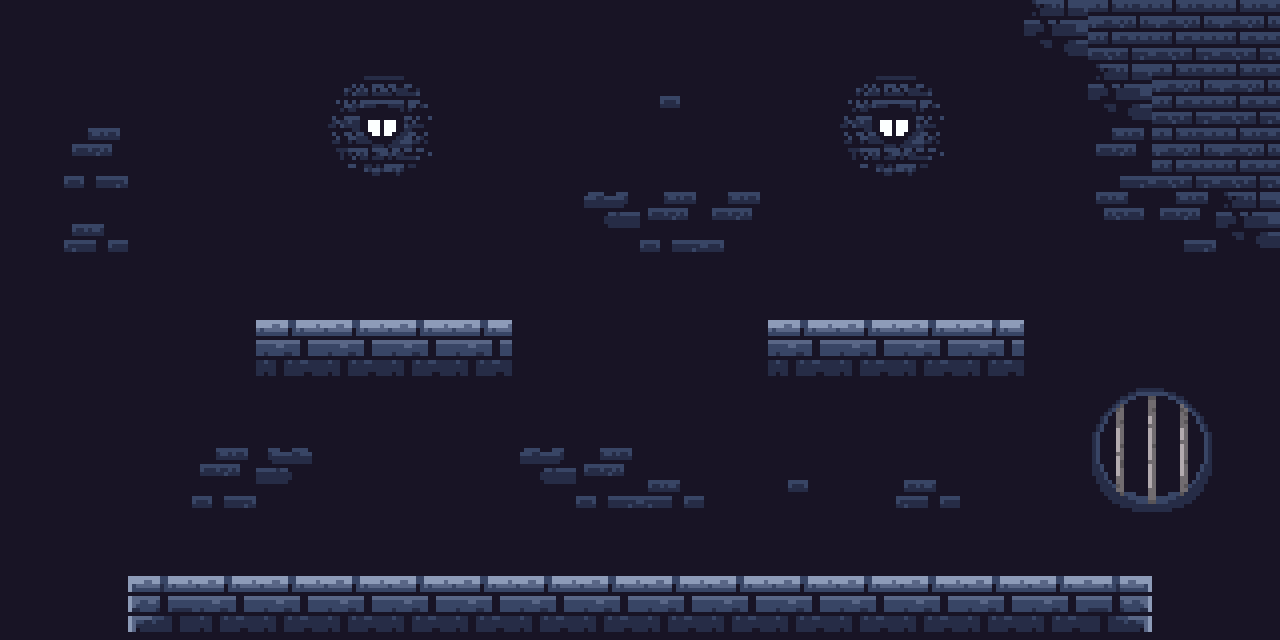

A level layout from a 2D game, rendered from its tile map. Below: a short description, then the map file with its tile-grid data intact:
An orthogonal 20x10 tile map with 64x64 px tiles, 2 tile layers (Background, Ground), 2 tilesets.

<map version="1.10" tiledversion="1.11.0" orientation="orthogonal" renderorder="right-down" width="20" height="10" tilewidth="64" tileheight="64" infinite="0" nextlayerid="3" nextobjectid="1">
 <tileset firstgid="1" name="TileSet" tilewidth="64" tileheight="64" tilecount="270" columns="15">
  <image source="TileSet.png" width="960" height="1152" />
 </tileset>
 <tileset firstgid="271" name="TileSet" tilewidth="64" tileheight="64" tilecount="270" columns="15">
  <image source="TileSet.png" width="960" height="1152" />
 </tileset>
 <layer id="2" name="Background" width="20" height="10">
  <data encoding="csv">
303,303,303,303,303,303,303,303,303,303,303,303,303,303,303,303,324,356,356,356,
303,303,303,303,303,296,297,303,303,303,328,303,303,296,297,303,303,324,356,356,
303,298,303,303,303,311,312,303,303,303,303,303,303,311,312,303,303,299,356,356,
303,313,303,303,303,303,303,303,303,369,298,387,303,303,303,303,303,329,299,324,
303,303,303,303,303,303,303,303,303,303,303,303,303,303,303,303,303,303,303,303,
303,303,303,303,303,303,303,303,303,303,303,303,303,303,303,303,303,303,303,303,
303,303,303,303,303,303,303,303,303,303,303,303,303,303,303,303,303,326,327,303,
303,303,303,298,370,303,303,303,369,298,313,303,328,303,313,303,303,341,342,303,
303,303,303,303,303,303,303,303,303,303,303,303,303,303,303,303,303,303,303,303,
303,303,303,303,303,303,303,303,303,303,303,303,303,303,303,303,303,303,303,303
</data>
 </layer>
 <layer id="1" name="Ground" width="20" height="10">
  <data encoding="csv">
0,0,0,0,0,0,0,0,0,0,0,0,0,0,0,0,0,0,0,0,
0,0,0,0,0,0,0,0,0,0,0,0,0,0,0,0,0,0,0,0,
0,0,0,0,0,0,0,0,0,0,0,0,0,0,0,0,0,0,0,0,
0,0,0,0,0,0,0,0,0,0,0,0,0,0,0,0,0,0,0,0,
0,0,0,0,0,0,0,0,0,0,0,0,0,0,0,0,0,0,0,0,
0,0,0,0,288,288,288,288,0,0,0,0,288,288,288,288,0,0,0,0,
0,0,0,0,0,0,0,0,0,0,0,0,0,0,0,0,0,0,0,0,
0,0,0,0,0,0,0,0,0,0,0,0,0,0,0,0,0,0,0,0,
0,0,0,0,0,0,0,0,0,0,0,0,0,0,0,0,0,0,0,0,
0,0,287,288,288,288,288,288,288,288,288,288,288,288,288,288,288,289,0,0
</data>
 </layer>
</map>